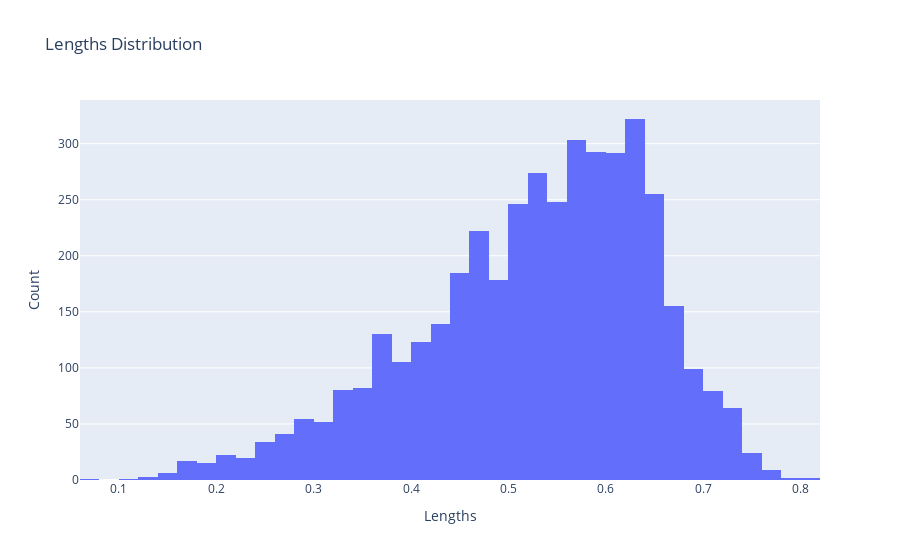

This figure's notebook cell:
### Code cell
# create a data variable:
data = [
    go.Histogram(
        # length
        x = df['length'],
        name = 'Length',
        xbins=dict( # bins used for histogram
            start=0,
            end=1,
            size=0.02
        )
    )]

# add a layout
layout = go.Layout(
    title="Lengths Distribution",
    xaxis_title="Lengths",
    yaxis_title="Count",
)

# create a fig from data & layout, and plot the fig
fig = go.Figure(data=data, layout=layout)
fig.show()

### Figure 1 — Plotly figure (JSON) as saved in the notebook; plotly's stock layout.template omitted (floating-point values rounded to 4 significant figures; data arrays with more than 128 entries replaced by an {"elided": "..."} marker saying what was removed)
{"data": [{"name": "Length", "type": "histogram", "x": {"elided": "4177 float values"}, "xbins": {"end": 1, "size": 0.02, "start": 0}}], "layout": {"autosize": true, "title": {"text": "Lengths Distribution"}, "xaxis": {"autorange": true, "range": [0.06, 0.82], "title": {"text": "Lengths"}, "type": "linear"}, "yaxis": {"autorange": true, "range": [0, 338.9], "title": {"text": "Count"}}}}
